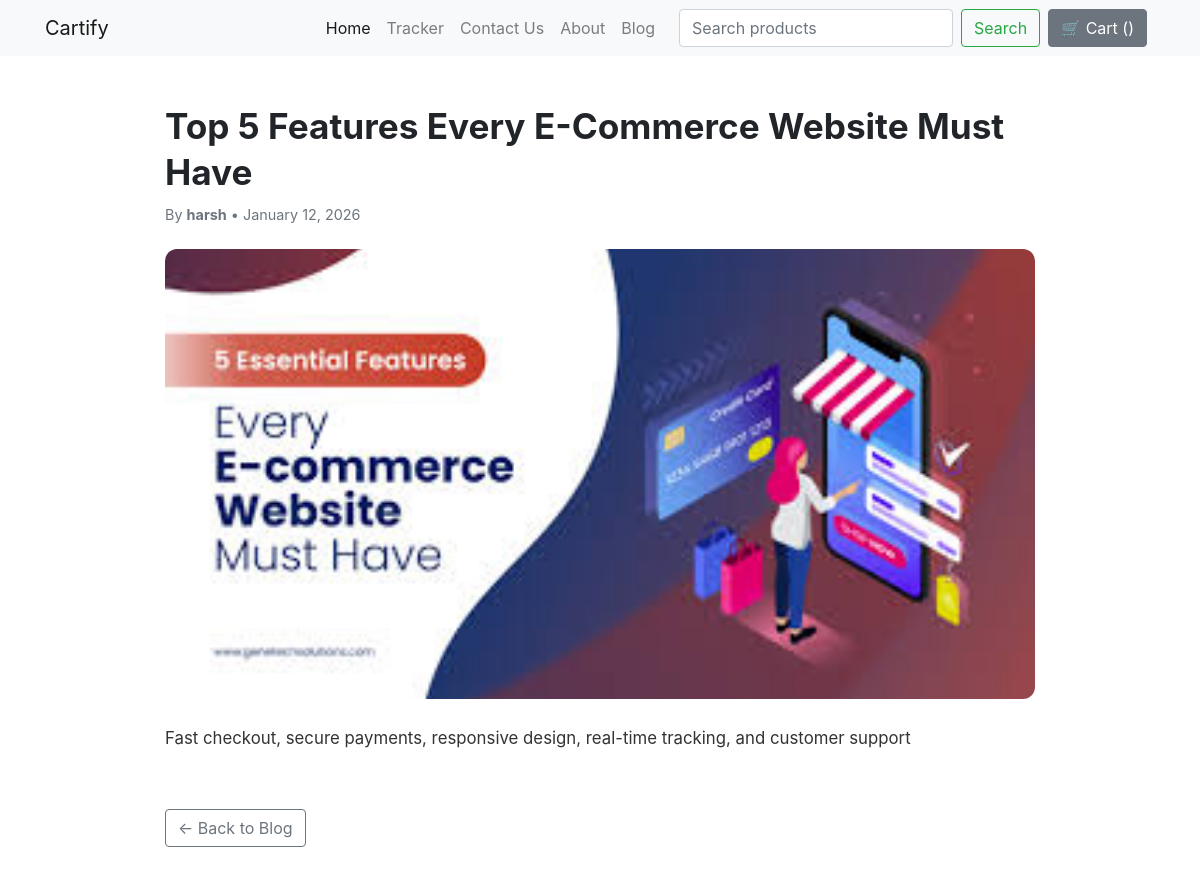
Screenshot of /blog/top-5-features-every-e-commerce-website-must-have/ with the database file from the repository.
### blog/models.py (models this page shows, shortened)
class Blog(models.Model):
    title = models.CharField(max_length=200)
    slug = models.SlugField(unique=True)
    content = models.TextField()
    author = models.ForeignKey(User, on_delete=models.CASCADE)
    image = models.ImageField(upload_to="blog/images", default="")
    created_at = models.DateTimeField(default=timezone.now)
    updated_at = models.DateTimeField(auto_now=True)
    published = models.BooleanField(default=False)

### blog/views.py (the view)
# urls.py: path('<slug:slug>/', views.blog_detail, name='blog_detail'),
def blog_detail(request, slug):
    blog_post = get_object_or_404(Blog, slug=slug, published=True)
    return render(request, 'blog/blog_detail.html', {'blog': blog_post})

### blog/templates/blog/blog_detail.html (shortened to what this page needs)
{% extends 'shop/basic.html' %}
{% block body %}
<div class="container my-5 blog-detail">
    <h2 class="blog-title mb-2">{{ blog.title }}</h2>
    <p class="blog-meta mb-4">
        By <strong>{{ blog.author }}</strong> •
        {{ blog.created_at|date:"F j, Y" }}
    </p>
    {% if blog.image %}
    <img src="{{ blog.image.url }}"
         class="img-fluid blog-image mb-4"
         alt="{{ blog.title }}">
    {% endif %}
    <div class="blog-content">
        {{ blog.content|linebreaks }}
    </div>
    <a href="{% url 'blog:blog_list' %}"
       class="btn btn-outline-secondary back-btn">
        ← Back to Blog
    </a>
</div>
{% endblock %}

### blog/templates/blog/blog_detail.html (style rules this page uses)
.blog-detail { max-width: 900px; margin: auto; }
.blog-title { font-size: 2.2rem; font-weight: 700; line-height: 1.3; }
.blog-meta { font-size: 0.9rem; color: #6c757d; }
.blog-image { max-height: 450px; width: 100%; object-fit: cover; border-radius: 12px; }
.blog-content { font-size: 1.05rem; line-height: 1.8; color: #333; }
.back-btn { margin-top: 2.5rem; }

### rows the page displays
Blog: title "Top 5 Features Every E-Commerce Website Must Have", author "harsh", created_at "January 12, 2026", image (picture), content "Fast checkout, secure payments, responsive design, real-time tracking, and customer support"
